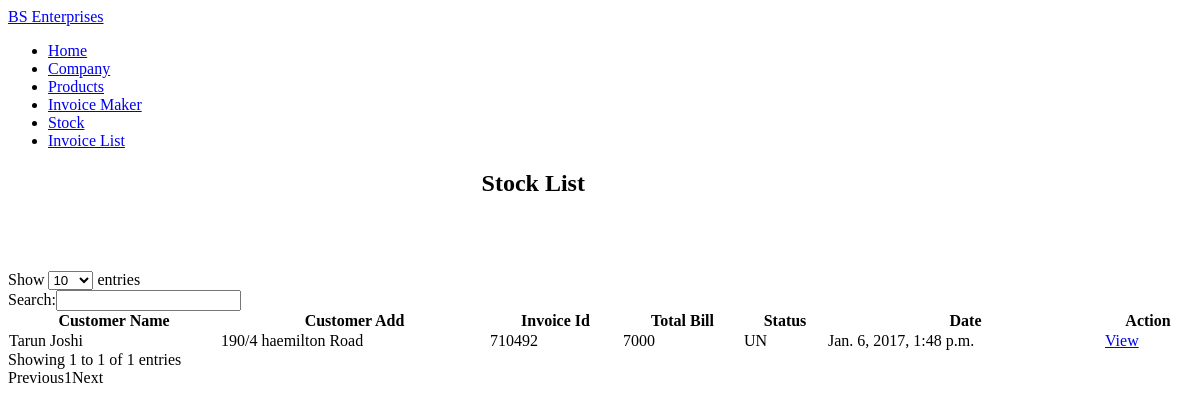
Page /inventory/invoice_list/ on the committed database.
### Inventory/models.py (models this page shows)
class InvoiceDetail(models.Model):
    invoice_num = models.IntegerField(unique=True)
    date = models.DateTimeField()
    price = models.IntegerField(default=0)
    STATUS = (('UN','Unpaid'),('P','Paid'))
    status = models.CharField(max_length=5,choices=STATUS)
    cust_name = models.CharField(max_length=250)
    cust_add = models.CharField(max_length=500)

### Inventory/views.py (the view)
def invoiceList(request):
    order_id = InvoiceDetail.objects.all()
    context = {
        'order':order_id
    }
    return render(request,'Inventory/invoice_list.html',context)

### Inventory/templates/Inventory/invoice_list.html (shortened to what this page needs)
{% extends "Inventory/base.html" %}
{% block content %}
<h2 style="padding-left:40%;">Stock List</h2>
    <br />
    <br />
    <br />    <div class="table-responsive">
        <table id="example" class="table table-striped table-bordered" cellspacing="0" width="100%">
            <thead>
            <tr>
                <th>Customer Name</th>
                <th>Customer Add</th>
                <th>Invoice Id</th>
                <th>Total Bill</th>
                <th>Status</th>
                <th>Date</th>
                <th>Action</th>
            </tr>
            </thead>
            <tbody>
            {% for purchase in order %}
                <tr>
                <td>{{ purchase.cust_name }}</td>
                    <td>{{ purchase.cust_add  }}</td>
                    <td>{{ purchase.invoice_num }}</td>
                    <td>{{ purchase.price }}</td>
                    <td>{{ purchase.status }}</td>
                    <td>{{ purchase.date }}</td>
                    <td><a href="{% url "Inventory:orderDetail" purchase.pk %}">View</a></td>
                </tr>
            {% endfor %}
            </tbody>
        </table>
    </div>
{% endblock %}

### Inventory/templates/Inventory/base.html (style rules this page uses)
.table-responsive { overflow-x: initial; }

### rows in the picture
InvoiceDetail: cust_name "Tarun Joshi", cust_add "190/4 haemilton Road", invoice_num "710492", price "7000", status "UN", date "Jan. 6, 2017, 1:48 p.m."
